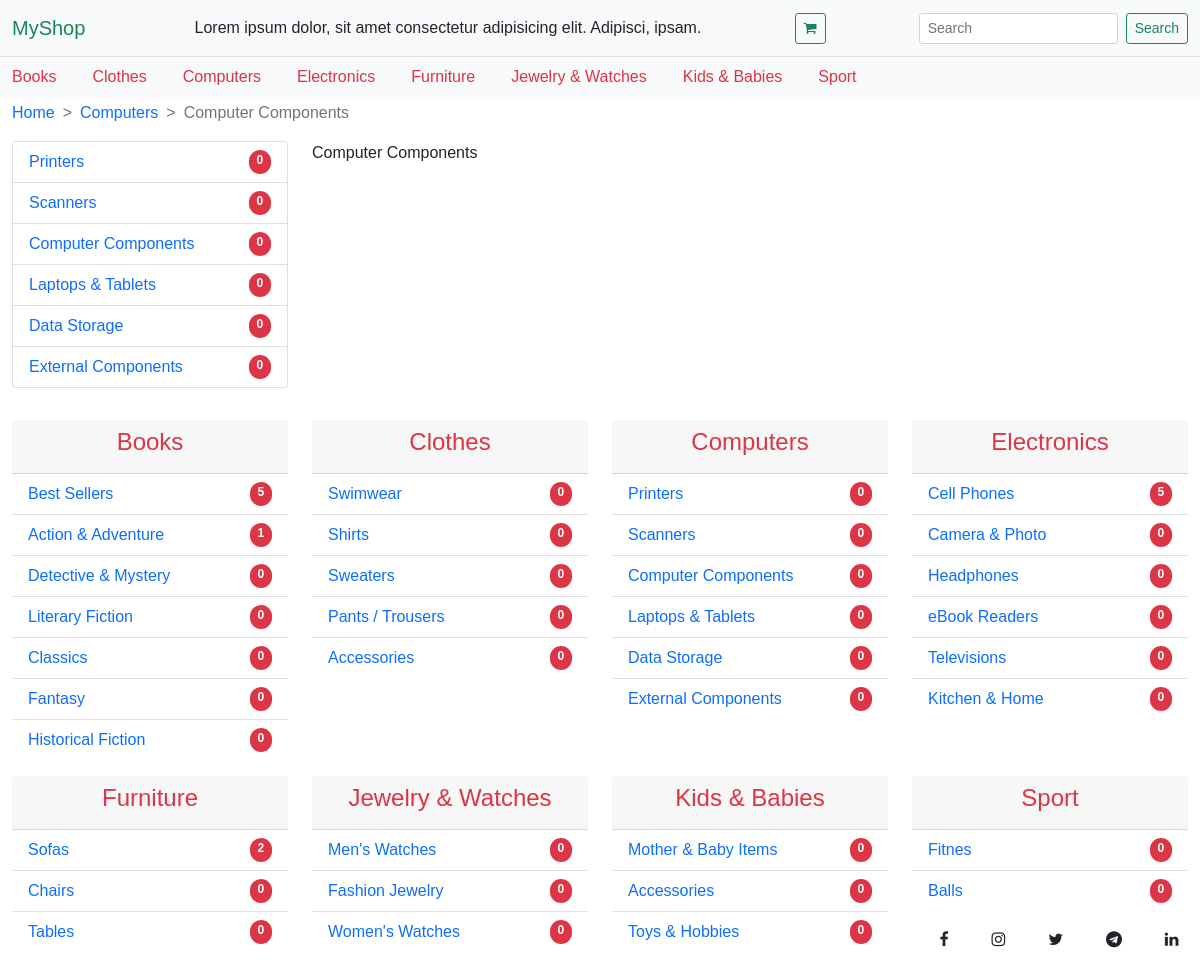
The page /computers/computer-components on the database its author committed.
### shop/models.py (models this page shows, shortened)
class Category(models.Model):
    name = models.CharField(max_length=40)
    slug = models.SlugField(max_length=100,unique=True)
    class Meta:
        ordering = ('name',)
        verbose_name = 'category'
        verbose_name_plural = 'categories'
    def __str__(self):
        return self.name
    def get_absolute_url(self):
        return reverse('category', kwargs={'slug': self.slug})

class SubCategory(models.Model):
    category = models.ForeignKey(Category,related_name='sub_category',on_delete=models.CASCADE)
    name = models.CharField(max_length=40)
    slug = models.SlugField(max_length=100,unique=True)
    class Meta:
        ordering = ('category',)
        verbose_name = 'SubCategory'
        verbose_name_plural = 'SubCategories'
    def get_absolute_url(self):
        return reverse('subcategory', kwargs={'slug':self.category.slug,'subslug': self.slug})

### shop/views.py (the view)
# urls.py: path('<slug:slug>/<slug:subslug>',views.subcategory,name='subcategory'),
def subcategory(request,slug,subslug):
    subcategories = SubCategory.objects.filter(category__slug = slug)
    subcategory = subcategories.get(slug = subslug)
    products = Product.objects.filter(category = subcategory)
    categories = Category.objects.all()
    page = request.GET.get('page',1)
    paginator = Paginator(products, 12)
    try:
        products = paginator.page(page)
    except PageNotAnInteger:
        products = paginator.page(1)
    except EmptyPage:
        products = paginator.page(paginator.num_pages)
    ctx= {
        'categories':categories,
        'products':products,
        'subcategory':subcategory,
        'subcategories':subcategories,
    }
    return render(request, 'shop/subcategory.html',ctx)

### shop/templates/shop/subcategory.html (shortened to what this page needs)
{% extends 'base.html' %}
{% block breadcrumb %}
<nav style="--bs-breadcrumb-divider: '>';" aria-label="breadcrumb">
    <ol class="breadcrumb">
        <li class="breadcrumb-item">
            <a href="{% url 'home' %}">Home</a>
        </li>
        <li class="breadcrumb-item">
            <a href="{{ subcategory.category.get_absolute_url }}">{{subcategory.category}}</a>
        </li>
        <li class="breadcrumb-item active" aria-current="page">{{subcategory.name}}</li>
    </ol>
</nav>
{% endblock breadcrumb %}
{% block main %}
<div class="container-fluid mt-3">
    <div class="row">
        <div class="col-lg-3 col-sm-12">
            <div class="card">
                <ul class="list-group list-group-flush">
                    {% for sub in subcategories %}
                    <li class="list-group-item">
                        <a class="text-decoration-none d-flex justify-content-between" href="{{sub.get_absolute_url}}">
                            {{sub.name}}
                            <span class="badge bg-danger  rounded-pill">{{ sub.products.all.count }}</span>
                        </a>
                    </li>
                    {% endfor %}
                </ul>
            </div>
        </div>
        <div class="col-lg-9 col-sm-12">
            <div class="row">
                <p>{{subcategory.name}}</p>
            </div>
        </div>
    </div>
</div>
{% endblock %}

### shop/templates/base.html (shortened to what this page needs)
{% load static %}
<!doctype html>
<html lang="en">
  <head>
    <link href="https://cdn.jsdelivr.net/npm/bootstrap@5.0.0-beta1/dist/css/bootstrap.min.css" rel="stylesheet">
    <link rel="stylesheet" href="https://maxcdn.bootstrapcdn.com/font-awesome/4.7.0/css/font-awesome.min.css">
    <link rel="stylesheet" href="{% static 'css/base.css' %}">
  </head>
  <body>
    <nav class="navbar navbar-light bg-light border-bottom">
      <div class="container-fluid">
        <a class="navbar-brand text-success" href="{% url 'home' %}">MyShop</a>
        <div class="d-lg-block d-none">
          Lorem ipsum dolor, sit amet consectetur adipisicing elit. Adipisci, ipsam.
        </div>
        <a href="{% url 'cart_detail' %}">
          <button class="btn btn-sm btn-outline-success" type="submit"><i class="fa fa-shopping-cart"></i></button>
        </a>
        <form class="d-flex">
          <input class="form-control form-control-sm me-2" type="search" placeholder="Search" aria-label="Search">
          <button class="btn btn-sm btn-outline-success" type="submit">Search</button>
        </form>
      </div>
    </nav>
      <nav class="navbar navbar-expand-lg navbar-light bg-light">
        <div class="container-fluid">
          <div class="collapse navbar-collapse" id="navbarTogglerDemo02">
            <ul class="navbar-nav me-auto mb-2 mb-lg-0">
              {% for category in categories %}
                <li class="nav-item">
                  <a class="nav-link active py-lg-0 text-danger" aria-current="page" href="{{ category.get_absolute_url }}">{{ category }}</a>
                </li>
              {% endfor %}
            </ul>
          </div>
        </div>
      </nav>
      <div class="container-fluid mt-1">
        {% block breadcrumb %}
        {% endblock %}
      </div>
      {% block main %}
      {% endblock  %}
      <div class="container-fluid">
        <div class="row my-lg-3">
          {% for category in categories %}
              {% if category.sub_category.all %}
              <div class="col-lg-3 col-sm-12 mt-3">
                  <div class="card h-100 border-0">
                      <div class="card-header">
                        <h4 class="text-center"><a class="text-decoration-none text-danger" href="{{ category.get_absolute_url }}">{{ category }}</a></h4>
                      </div>
                      <ul class="list-group list-group-flush">
                          {% for sub in category.sub_category.all %}
                              <li class="list-group-item">
                                      <a class="text-decoration-none d-flex justify-content-between" href="{{sub.get_absolute_url}}">
                                          {{sub.name}}
                                          <span class="badge bg-danger  rounded-pill">{{ sub.products.all.count }}</span>
                                      </a>
                              </li>
                          {% endfor %}
                      </ul>
                    </div>
              </div>
              {% endif %}
          {% endfor %}
      </div>
      <div class="row pb-3 fixed-bottom">
          <div class="col-lg-3 col-sm-12 mt-3">
          </div>
          <div class="col-lg-6 col-sm-12 mt-3">
          </div>
          <div class="col-lg-3 col-sm-12 mt-3 d-flex justify-content-around">
              <a href="#"><i class="fa fa-facebook text-dark"></i></a>
              <a href="#"><i class="fa fa-instagram text-dark"></i></a>
              <a href="#"><i class="fa fa-twitter text-dark"></i></a>
              <a href="#"><i class="fa fa-telegram text-dark"></i></a>
              <a href="#"><i class="fa fa-linkedin text-dark"></i></a>
          </div>
      </div>
      </div>
  </body>
</html>

### shop/static/css/base.css (style rules this page uses)
body { font-family: sans-serif; }
.navbar-nav .nav-item > .nav-link { margin: 0 10px; }
.navbar-nav .nav-item:first-child .nav-link { padding-left: 0; margin-left: 0; }
.breadcrumb .breadcrumb-item a { text-decoration: none; }

### rows shown on the page
Category: name "Books"
Category: name "Clothes"
Category: name "Computers"
Category: name "Electronics"
Category: name "Furniture"
Category: name "Jewelry & Watches"
Category: name "Kids & Babies"
Category: name "Sport"
SubCategory: category "Computers", name "Computer Components", products.all.count "0"
SubCategory: name "Printers", products.all.count "0"
SubCategory: name "Scanners", products.all.count "0"
SubCategory: name "Laptops & Tablets", products.all.count "0"
SubCategory: name "Data Storage", products.all.count "0"
SubCategory: name "External Components", products.all.count "0"
SubCategory: name "Best Sellers", products.all.count "5"
SubCategory: name "Action & Adventure", products.all.count "1"
SubCategory: name "Detective & Mystery", products.all.count "0"
SubCategory: name "Literary Fiction", products.all.count "0"
SubCategory: name "Classics", products.all.count "0"
SubCategory: name "Fantasy", products.all.count "0"
SubCategory: name "Historical Fiction", products.all.count "0"
SubCategory: name "Swimwear", products.all.count "0"
SubCategory: name "Shirts", products.all.count "0"
SubCategory: name "Sweaters", products.all.count "0"
SubCategory: name "Pants / Trousers", products.all.count "0"
SubCategory: name "Accessories", products.all.count "0"
SubCategory: name "Cell Phones", products.all.count "5"
SubCategory: name "Camera & Photo", products.all.count "0"
SubCategory: name "Headphones", products.all.count "0"
SubCategory: name "eBook Readers", products.all.count "0"
SubCategory: name "Televisions", products.all.count "0"
SubCategory: name "Kitchen & Home", products.all.count "0"
SubCategory: name "Sofas", products.all.count "2"
SubCategory: name "Chairs", products.all.count "0"
SubCategory: name "Tables", products.all.count "0"
SubCategory: name "Men's Watches", products.all.count "0"
SubCategory: name "Fashion Jewelry", products.all.count "0"
SubCategory: name "Women's Watches", products.all.count "0"
SubCategory: name "Mother & Baby Items", products.all.count "0"
SubCategory: name "Accessories", products.all.count "0"
SubCategory: name "Toys & Hobbies", products.all.count "0"
SubCategory: name "Fitnes", products.all.count "0"
SubCategory: name "Balls", products.all.count "0"
